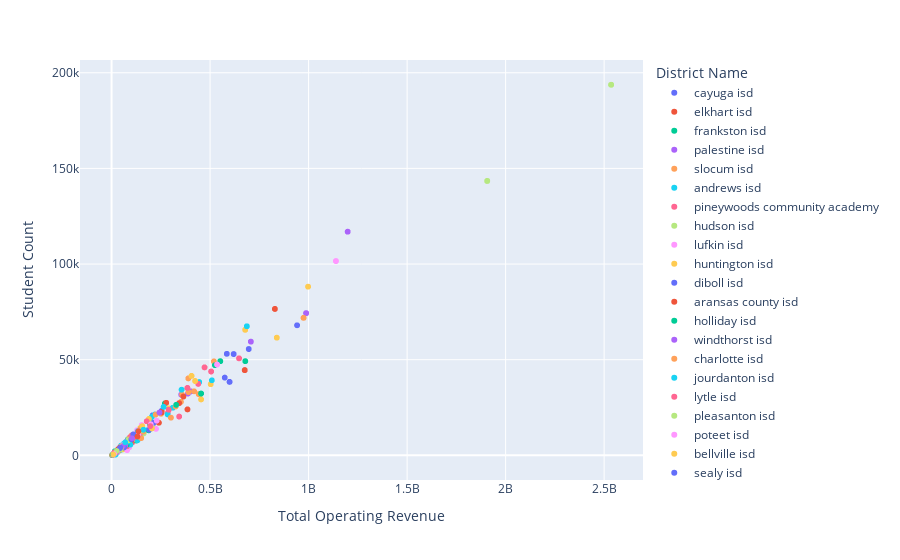

This figure's notebook cell:
### Code cell
#budget vs student count scatter
stu_num_budget = px.scatter(score_finance_complete, y="Student Count", x="Total Operating Revenue", hover_name="District Name", color="District Name")
stu_num_budget.show()
plt.savefig("images/torvstudent.png")
